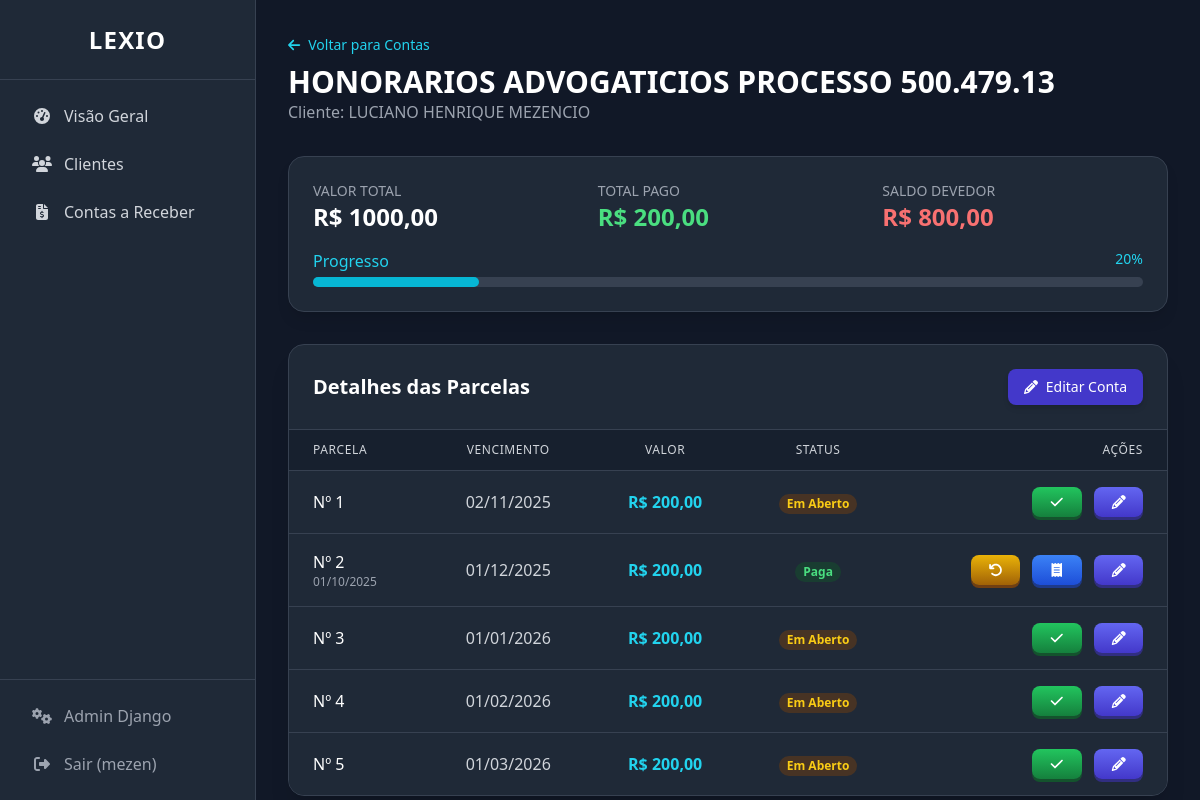
/dashboard/contas/4/ (signed in), run on an earlier commit of the app's database.
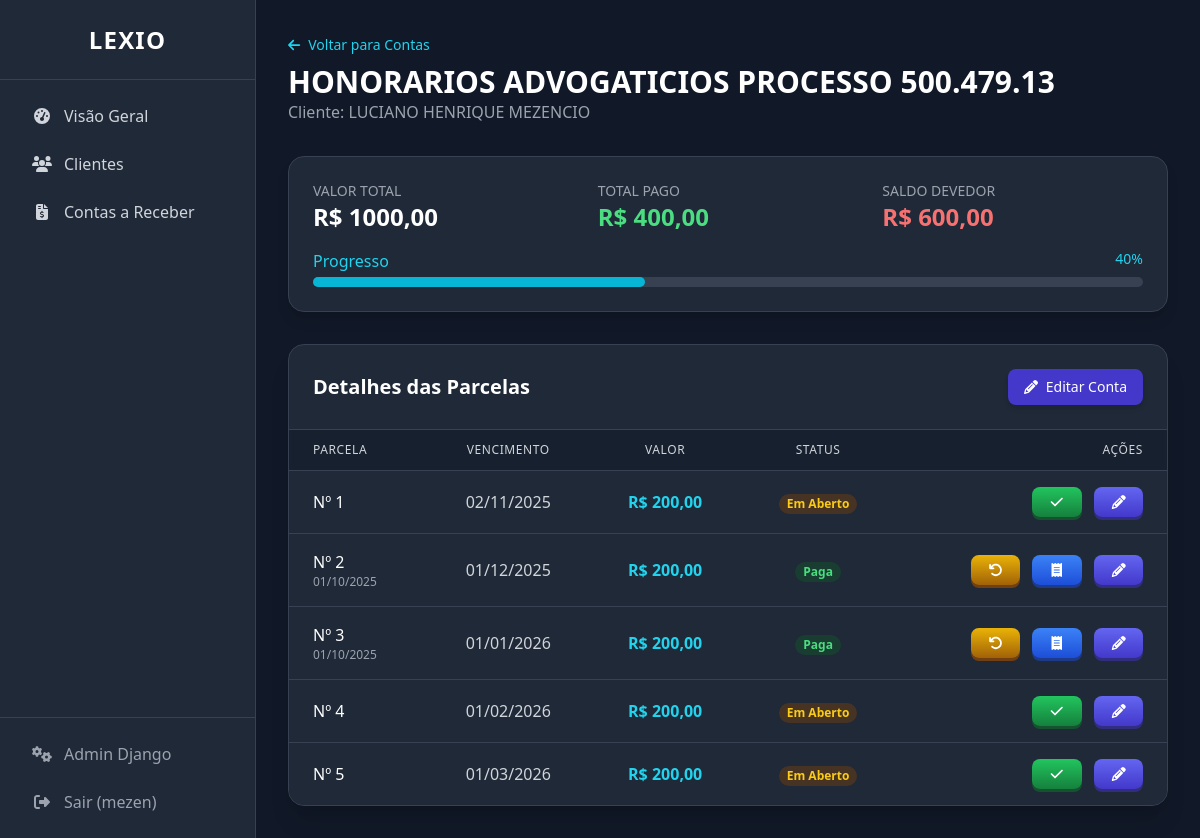
And on a later commit of the database.
### financeiro/models.py (models this page shows, shortened)
class ContaReceber(models.Model):
    cliente: Cliente = models.ForeignKey(Cliente, on_delete=models.PROTECT, related_name='contas', verbose_name="Cliente")
    descricao: str = models.CharField(max_length=200, verbose_name="Descrição")
    valor_total: Decimal = models.DecimalField(max_digits=10, decimal_places=2, validators=[MinValueValidator(Decimal('0.01'))], verbose_name="Valor Total")
    numero_parcelas: int = models.IntegerField(default=1, validators=[MinValueValidator(1)], verbose_name="Número de Parcelas")
    data_emissao: date = models.DateField(verbose_name="Data de Emissão")
    observacoes: Union[str, None] = models.TextField(blank=True, null=True, verbose_name="Observações")
    created_at: date = models.DateTimeField(auto_now_add=True, verbose_name="Criado em")
    updated_at: date = models.DateTimeField(auto_now=True, verbose_name="Atualizado em")
    class Meta:
        verbose_name = "Conta a Receber"
        verbose_name_plural = "Contas a Receber"
        ordering = ['-data_emissao']

class Parcela(models.Model):
    STATUS_CHOICES = [('aberto', 'Aberto'), ('pago', 'Pago'), ('vencido', 'Vencido')]
    conta = models.ForeignKey(ContaReceber, on_delete=models.CASCADE, related_name='parcelas', verbose_name="Conta")
    numero_parcela = models.IntegerField(verbose_name="Número da Parcela")
    valor_parcela = models.DecimalField(max_digits=10, decimal_places=2, validators=[MinValueValidator(Decimal('0.01'))], verbose_name="Valor da Parcela")
    data_vencimento = models.DateField(verbose_name="Data de Vencimento")
    data_pagamento = models.DateField(blank=True, null=True, verbose_name="Data de Pagamento")
    status = models.CharField(max_length=20, choices=STATUS_CHOICES, default='aberto', verbose_name="Status")
    observacoes = models.TextField(blank=True, null=True, verbose_name="Observações")
    created_at = models.DateTimeField(auto_now_add=True, verbose_name="Criado em")
    updated_at = models.DateTimeField(auto_now=True, verbose_name="Atualizado em")
    class Meta:
        verbose_name = "Parcela"
        verbose_name_plural = "Parcelas"
        ordering = ['conta__id', 'numero_parcela']
        unique_together = ['conta', 'numero_parcela']

class Cliente(models.Model):
    nome_completo: str = models.CharField(max_length=200, verbose_name="Nome Completo")
    cpf_cnpj: Union[str, None] = models.CharField(max_length=18, blank=True, null=True, verbose_name="CPF/CNPJ")
    telefone: str = models.CharField(max_length=20, verbose_name="Telefone")
    email: Union[str, None] = models.EmailField(blank=True, null=True, verbose_name="E-mail")
    endereco: Union[str, None] = models.TextField(blank=True, null=True, verbose_name="Endereço")
    observacoes: Union[str, None] = models.TextField(blank=True, null=True, verbose_name="Observações")
    ativo: bool = models.BooleanField(default=True, verbose_name="Cliente Ativo")
    created_at: date = models.DateTimeField(auto_now_add=True, verbose_name="Criado em")
    updated_at: date = models.DateTimeField(auto_now=True, verbose_name="Atualizado em")
    objects = ClienteManager()
    class Meta:
        verbose_name = "Cliente"
        verbose_name_plural = "Clientes"
        ordering = ['nome_completo']

### financeiro/views.py (the view)
# urls.py: path('contas/<int:pk>/', views.conta_detail, name='conta_detail'),
@login_required
def conta_detail(request, pk):
    conta = get_object_or_404(ContaReceber.objects.select_related('cliente'), pk=pk)
    parcelas = conta.parcelas.all().order_by('numero_parcela')
    hoje = date.today()
    vencidas_qs = parcelas.filter(status='aberto', data_vencimento__lt=hoje)
    if vencidas_qs.exists():
        vencidas_qs.update(status='vencido')
        parcelas = conta.parcelas.all().order_by('numero_parcela')
    return render(request, 'financeiro/conta_detail.html', {'conta': conta, 'parcelas': parcelas})

### financeiro/models.py (called while the page is built)
    def total_pago(self) -> Decimal:
        total = self.parcelas.filter(status='pago').aggregate(total=Sum('valor_parcela'))['total']
        return total or Decimal('0.00')

    def total_pendente(self) -> Decimal:
        total = self.parcelas.filter(status__in=['aberto', 'vencido']).aggregate(total=Sum('valor_parcela'))['total']
        return total or Decimal('0.00')

    def get_percentual_pago(self) -> int:
        if self.valor_total <= 0: return 0
        percentual = (self.total_pago() / self.valor_total) * 100
        return int(percentual.quantize(Decimal('1'), rounding=ROUND_DOWN))

### theme/templates/financeiro/conta_detail.html (shortened to what the changed rows need)
{% extends "base_interno.html" %}
{% block content %}
<div class="mb-8">
    <a href="{% url 'financeiro:conta_list' %}" class="text-cyan-400 hover:text-cyan-300 transition-colors text-sm"><i class="fas fa-arrow-left mr-2"></i>Voltar para Contas</a>
    <h1 class="text-3xl font-bold text-white mt-2">{{ conta.descricao }}</h1>
    <p class="text-gray-400">
        Cliente: <a href="{% url 'financeiro:cliente_detail' pk=conta.cliente.pk %}" class="hover:underline">{{ conta.cliente.nome_completo }}</a>
    </p>
</div>
<div class="bg-gray-800 p-6 rounded-2xl border border-gray-700 shadow-lg mb-8">
    <div class="grid grid-cols-1 md:grid-cols-3 gap-6 text-center md:text-left">
        <div><p class="text-sm text-gray-400">VALOR TOTAL</p><p class="text-2xl font-bold text-white">R$ {{ conta.valor_total|floatformat:2 }}</p></div>
        <div><p class="text-sm text-gray-400">TOTAL PAGO</p><p class="text-2xl font-bold text-green-400">R$ {{ conta.total_pago|floatformat:2 }}</p></div>
        <div><p class="text-sm text-gray-400">SALDO DEVEDOR</p><p class="text-2xl font-bold text-red-400">R$ {{ conta.total_pendente|floatformat:2 }}</p></div>
    </div>
    <div class="mt-4">
        {% with percentual=conta.get_percentual_pago %}
        <div class="flex justify-between mb-1"><span class="text-base font-medium text-cyan-400">Progresso</span><span class="text-sm font-medium text-cyan-400">{{ percentual }}%</span></div>
        <div class="w-full bg-gray-700 rounded-full h-2.5"><div class="bg-cyan-500 h-2.5 rounded-full" style="width: {{ percentual }}%"></div></div>
        {% endwith %}
    </div>
</div>
<div class="bg-gray-800 rounded-2xl shadow-xl border border-gray-700 overflow-hidden">
    <div class="p-6 border-b border-gray-700 flex justify-between items-center">
        <h2 class="text-xl font-bold text-white">Detalhes das Parcelas</h2>
    </div>
    <div class="overflow-x-auto">
        <table class="min-w-full divide-y divide-gray-700">
            <thead class="bg-gray-900/50">
                <tr>
                    <th class="px-6 py-3 text-left text-xs font-medium text-gray-300 uppercase tracking-wider">PARCELA</th>
                    <th class="px-6 py-3 text-center text-xs font-medium text-gray-300 uppercase tracking-wider">VENCIMENTO</th>
                    <th class="px-6 py-3 text-center text-xs font-medium text-gray-300 uppercase tracking-wider">VALOR</th>
                    <th class="px-6 py-3 text-center text-xs font-medium text-gray-300 uppercase tracking-wider">STATUS</th>
                    <th class="px-6 py-3 text-right text-xs font-medium text-gray-300 uppercase tracking-wider">AÇÕES</th>
                </tr>
            </thead>
            <tbody class="bg-gray-800 divide-y divide-gray-700">
                {% for parcela in parcelas %}
                <tr class="hover:bg-gray-700/50">
                    <td class="px-6 py-4 whitespace-nowrap"><div class="font-medium text-white">Nº {{ parcela.numero_parcela }}</div><div class="text-xs text-gray-400">{{ parcela.data_pagamento|date:"d/m/Y"|default:"" }}</div></td>
                    <td class="px-6 py-4 whitespace-nowrap text-center text-gray-300">{{ parcela.data_vencimento|date:"d/m/Y" }}</td>
                    <td class="px-6 py-4 whitespace-nowrap text-center font-semibold text-cyan-400">R$ {{ parcela.valor_parcela|floatformat:2 }}</td>
                    <td class="px-6 py-4 whitespace-nowrap text-center">
                        {% if parcela.status == 'pago' %}<span class="px-2 inline-flex text-xs leading-5 font-semibold rounded-full bg-green-900/50 text-green-400">Paga</span>
                        {% elif parcela.status == 'vencido' %}<span class="px-2 inline-flex text-xs leading-5 font-semibold rounded-full bg-red-900/50 text-red-400">Vencida</span>
                        {% else %}<span class="px-2 inline-flex text-xs leading-5 font-semibold rounded-full bg-yellow-900/50 text-yellow-400">Em Aberto</span>
                        {% endif %}
                    </td>
                    <td class="px-6 py-4 whitespace-nowrap text-right text-sm font-medium">
                        <div class="flex items-center justify-end space-x-3">
                            {% if parcela.status == 'pago' %}
                                <form action="{% url 'financeiro:parcela_estornar' pk=parcela.pk %}" method="post" class="inline">{% csrf_token %}<button type="submit" class="btn-3d btn-yellow" title="Estornar Pagamento"><i class="fas fa-undo fa-fw"></i></button></form>
                                <a href="{% url 'financeiro:gerar_recibo_pdf' pk=parcela.pk %}" target="_blank" class="btn-3d btn-blue" title="Gerar Recibo"><i class="fas fa-receipt fa-fw"></i></a>
                            {% else %}
                                <form action="{% url 'financeiro:parcela_dar_baixa' pk=parcela.pk %}" method="post" class="inline">{% csrf_token %}<button type="submit" class="btn-3d btn-green" title="Dar Baixa (Pagar)"><i class="fas fa-check fa-fw"></i></button></form>
                            {% endif %}
                            <a href="{% url 'financeiro:parcela_update' pk=parcela.pk %}" class="btn-3d btn-indigo" title="Editar Parcela"><i class="fas fa-pencil-alt fa-fw"></i></a>
                        </div>
                    </td>
                </tr>
                {% endfor %}
            </tbody>
        </table>
    </div>
</div>
{% endblock %}

What changed in the data, as far as the page shows it:
computed for ContaReceber "HONORARIOS ADVOGATICIOS PROCESSO 500.479.13": total_pago "200,00" → "400,00"; total_pendente "800,00" → "600,00"
changed Parcela (number 3 of 5 on the later page): data_pagamento (not shown) → "01/10/2025"; status "Em Aberto" → "Paga"
Also different on the page:
{{ percentual }}: "20" → "40"
{{ percentual }}: 20 → 40 (drawn)
